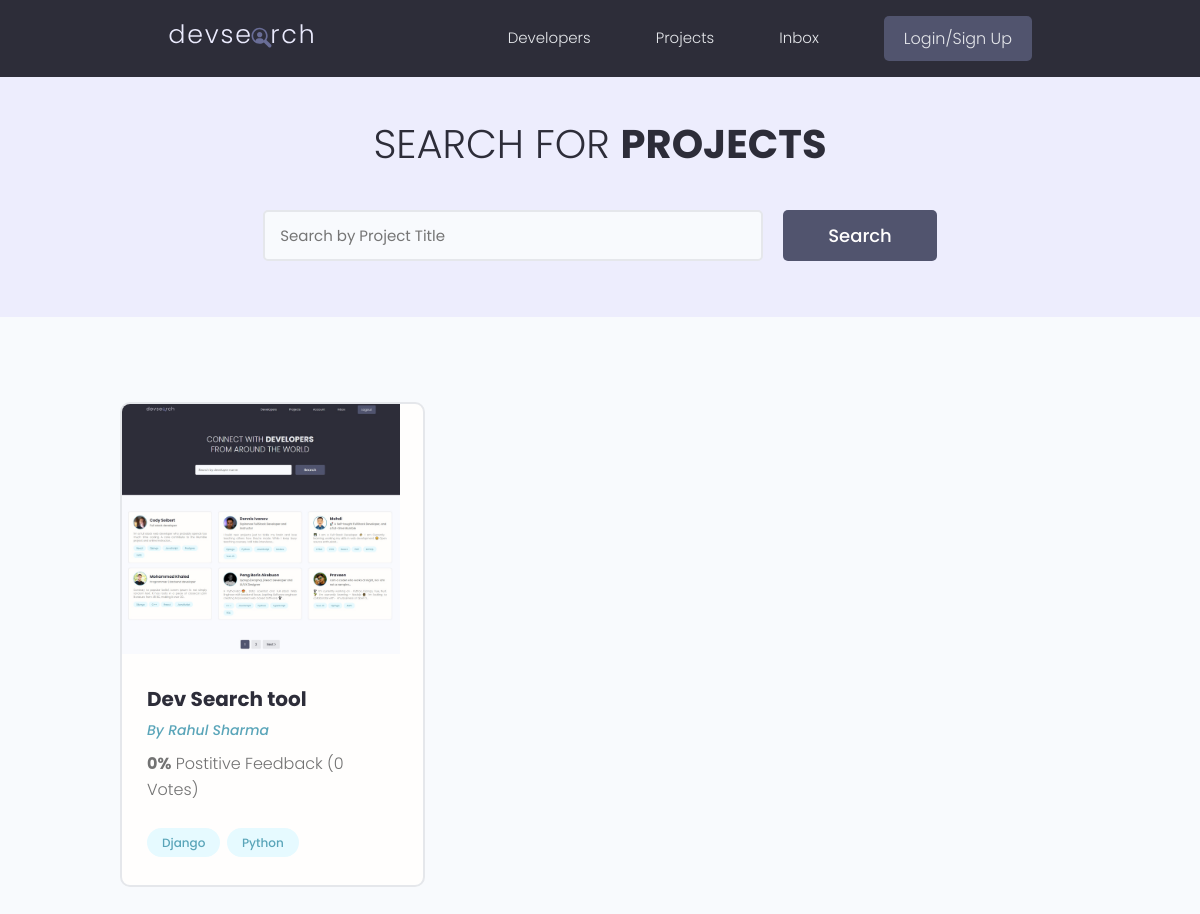
The page /projects/ on the database as committed earlier.
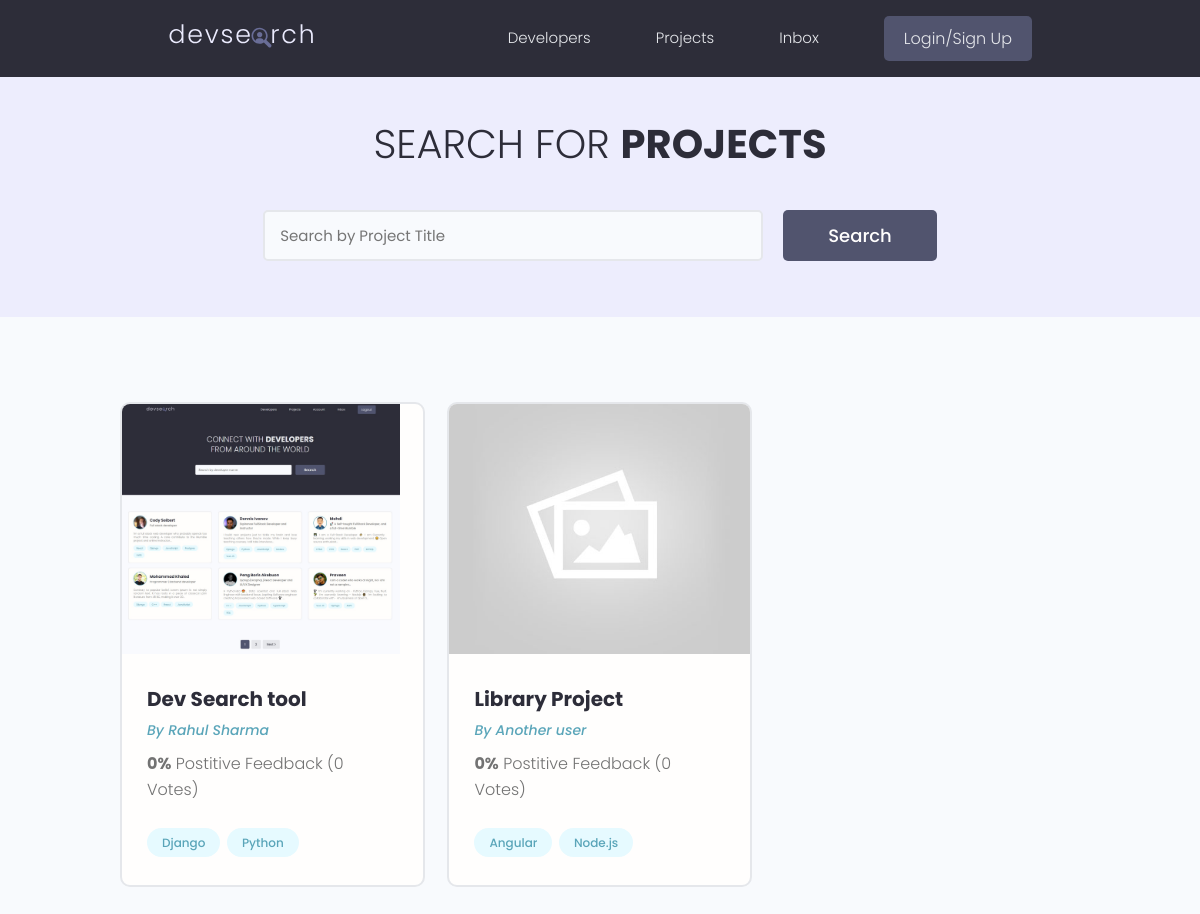
The same page on the database as committed later.
### projects/models.py (models this page shows, shortened)
class Project(models.Model):
    owner = models.ForeignKey(
        Profile, null=True, blank=True, on_delete=models.CASCADE)
    title = models.CharField(max_length = 200)
    description = models.TextField(null = True, blank = True)
    featured_image = models.ImageField(null = True, blank = True, default = 'default.jpg')
    demo_link = models.CharField(max_length = 2000, null = True, blank = True)
    source_link = models.CharField(max_length = 2000, null = True, blank = True)
    tags = models.ManyToManyField('Tag', blank = True)
    vote_total = models.IntegerField(default = 0, null = True, blank = True)
    vote_ratio = models.IntegerField(default = 0, null = True, blank = True)
    created = models.DateTimeField(auto_now_add = True)
    id = models.UUIDField(default = uuid.uuid4, unique = True, primary_key = True, editable = False)

class Tag(models.Model):
    name = models.CharField(max_length = 200)
    created = models.DateTimeField(auto_now_add = True)
    id = models.UUIDField(default = uuid.uuid4, unique = True, primary_key = True, editable = False)
    def __str__(self):
        return self.name

### users/models.py (models this page shows, shortened)
class Profile(models.Model):
    user = models.OneToOneField(
        User, on_delete=models.CASCADE, null=True, blank=True)
    name = models.CharField(max_length=200, blank=True, null=True)
    email = models.EmailField(max_length=500, blank=True, null=True)
    username = models.CharField(max_length=200, blank=True, null=True)
    location = models.CharField(max_length=200, blank=True, null=True)
    short_intro = models.CharField(max_length=200, blank=True, null=True)
    bio = models.TextField(blank=True, null=True)
    profile_image = models.ImageField(
        null=True, blank=True, upload_to='profiles/', default="profiles/user-default.png")
    social_github = models.CharField(max_length=200, blank=True, null=True)
    social_twitter = models.CharField(max_length=200, blank=True, null=True)
    social_linkedin = models.CharField(max_length=200, blank=True, null=True)
    social_youtube = models.CharField(max_length=200, blank=True, null=True)
    social_website = models.CharField(max_length=200, blank=True, null=True)
    created = models.DateTimeField(auto_now_add=True)
    id = models.UUIDField(default=uuid.uuid4, unique=True,
                          primary_key=True, editable=False)

### projects/views.py (the view)
# urls.py: path('projects/', include('projects.urls')),
def projects(request):
    projects, search_query = searchProjects(request)
    context = {'projects': projects, 'search_query': search_query}
    return render(request, 'projects/projects.html', context)

### projects/utils.py (called while the page is built)
def searchProjects(request):
    search_query = ''
    if request.GET.get('search_query'):
        search_query = request.GET.get('search_query')
    tags = Tag.objects.filter(name__icontains=search_query)
    projects = Project.objects.distinct().filter(
        Q(title__icontains=search_query) |
        Q(description__icontains=search_query) |
        Q(owner__name__icontains=search_query) |
        Q(tags__in=tags)
    )
    return projects, search_query

### projects/templates/projects/projects.html (shortened to what this page needs)
{% extends 'main.html' %} {% block content %}
<main class="projects">
  <section class="hero-section text-center">
    <div class="container container--narrow">
      <div class="hero-section__box">
        <h2>Search for <span>Projects</span></h2>
      </div>
      <div class="hero-section__search">
        <form class="form" action="#" method="get">
          <div class="form__field">
            <input class="input input--text" id="formInput#search" type="text" name="search_query"
              value="{{search_query}}" placeholder="Search by Project Title" />
          </div>
          <input class="btn btn--sub btn--lg" type="submit" value="Search" />
        </form>
      </div>
    </div>
  </section>
  <section class="projectsList">
    <div class="container">
      <div class="grid grid--three">
        {% for project in projects %}
        <div class="column">
          <div class="card project">
            <a href="{% url 'project' project.id %}" class="project">
              <img class="project__thumbnail" src="{{project.featured_image.url}}" alt="project thumbnail" />
              <div class="card__body">
                <h3 class="project__title">{{ project.title}}</h3>
                <p><a class="project__author" href="">By {{ project.owner.name }}</a></p>
                <p class="project--rating">
                  <span style="font-weight: bold;">{{project.vote_ratio}}%</span> Postitive
                  Feedback ({{project.vote_total}} Vote{{project.vote_total|pluralize:"s"}})
                </p>
                <div class="project__tags">
                  {% for tag in project.tags.all%}
                  <span class="tag tag--pill tag--main">
                    <small>{{tag}}</small>
                  </span>
                  {% endfor %}
                </div>
              </div>
            </a>
          </div>
        </div>
        {% endfor %}
      </div>
    </div>
  </section>
</main>
{% endblock content %}

Rows that differ between the two databases and show on the page:
added Project: featured_image (placeholder picture), title "Library Project", owner.name "Another user", vote_ratio "0", vote_total "0"
now on this page (row unchanged): Tag: name "Angular", shown under "Library Project"
now on this page (row unchanged): Tag: name "Node.js", shown under "Library Project"
